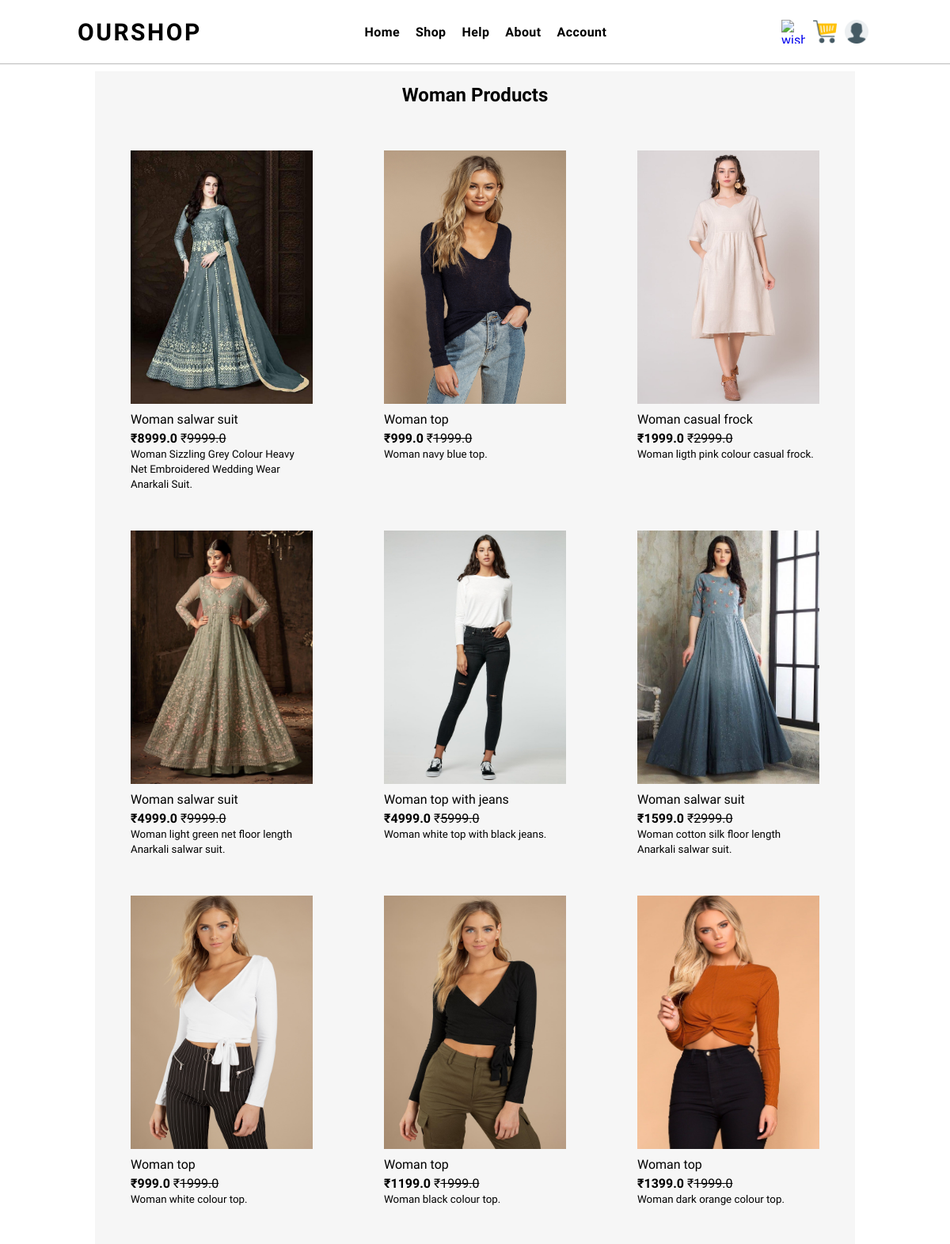
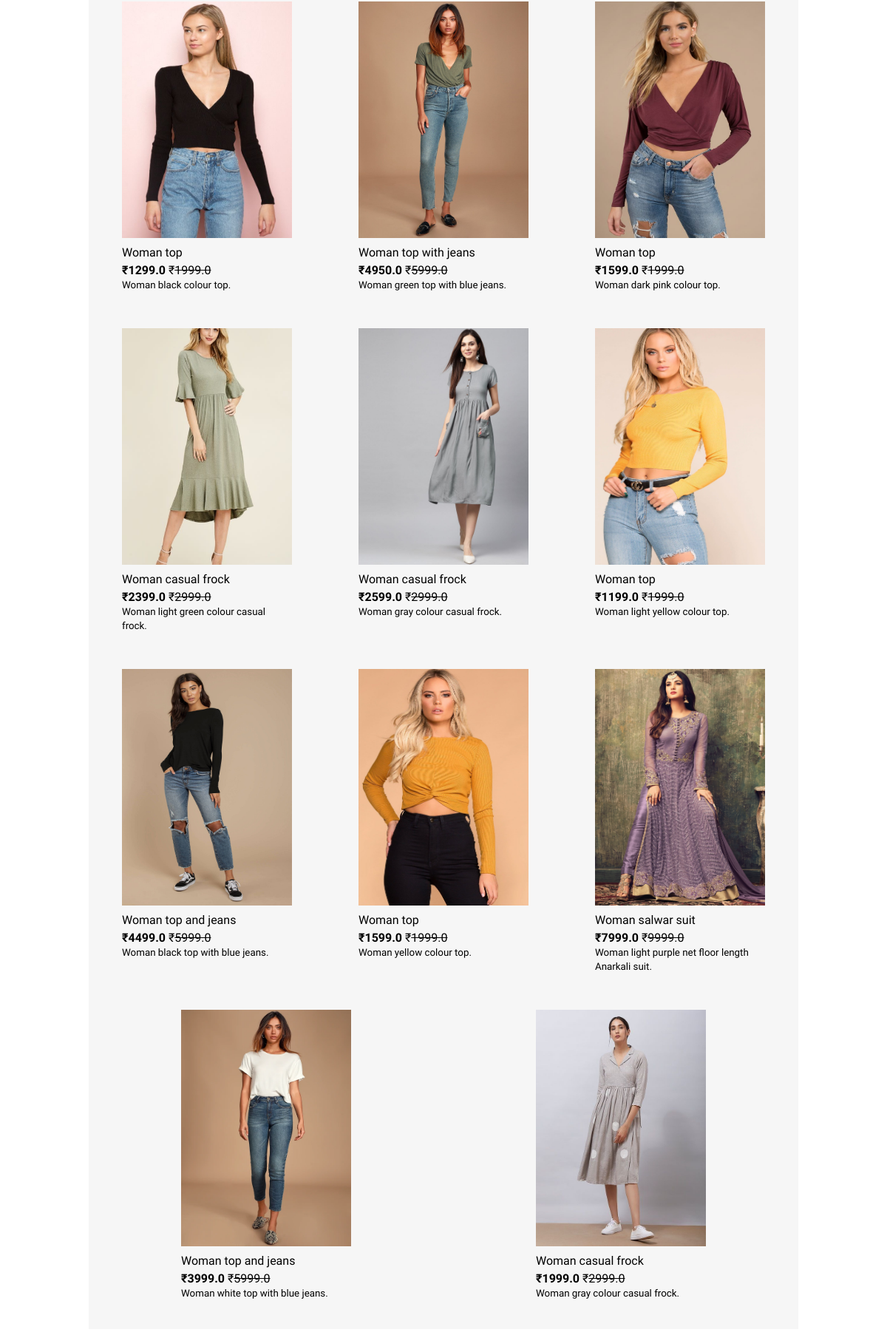
The app's page /womanshop/ (upper part) with its own data (2 pictures, top to bottom).
### apps/models.py (models this page shows, shortened)
class PRODUCT(models.Model):
    product_id = models.UUIDField(primary_key=True,default=uuid.uuid4,editable=False)
    product_name = models.CharField(max_length=20)
    original_price = models.FloatField()
    selling_price = models.FloatField()
    gender = models.CharField(max_length=10,choices=GENDER_CHOICE)
    categories = models.ForeignKey(CATEGORIES, on_delete=models.CASCADE)
    colour = models.ForeignKey(COLOUR, on_delete=models.CASCADE)
    brand = models.ForeignKey(BRAND, on_delete=models.CASCADE)
    product_image = models.ImageField(upload_to='products')
    product_desc = models.TextField()
    quantity = models.PositiveIntegerField(default=0)

### Ecommerce/views.py (the view)
# urls.py: path('womanshop/', views.womanshop, name='womanshop'),
def womanshop(request):
    woman = PRODUCT.objects.filter(gender='Woman')
    data = {'woman_products':woman}
    return render(request, "shop/woman.html",data)

### templates/shop/woman.html (shortened to what this page needs)
{% extends 'layout/base.html' %}
{% block main %}
{% load static %}
<div class="small-container">
    <h2 class="title">Woman Products</h2>
    <div class="row">
        {% for i in woman_products %}
        <div class="col-4">
            <div class="product-image">
                <a href="{% url 'spdpage' i.product_id %}"><img src="{{i.product_image.url}}" alt="image"
                        class="img100"></a>
            </div>
            <div style="display: flex; margin-top: 10px;">
                <h4 style="margin-right: 10px;">{{i.product_name}}</h4>
            </div>
            <div style="margin-top: 5px;">
                <b>₹{{i.selling_price}}</b> ₹<strike>{{i.original_price}}</strike> <br>
                <small>{{i.product_desc}}</small>
            </div>
        </div>
        {% endfor %}
    </div>
</div>
{% endblock %}

### static/css/main.css (style rules this page uses)
* { margin: 0; padding: 0; box-sizing: border-box; font-family: "Quantico", sans-serif; }
:root { --black--color: black; --white--color: white; }

### static/css/header.css (style rules this page uses)
:root { --black--color: black; --white--color: white; --green--color: #0AAD0A; --gray--color: gray; }
.img100 { width: 100%; height: 100%; }

### static/css/footer.css (style rules this page uses)
.row { display: flex; flex-wrap: wrap; justify-content: space-around; }

### static/css/shop.css (style rules this page uses)
.small-container { max-width: 100%; margin: 10px 10%; background-color: rgb(246,246,246); font-family: inter,sans-serif; }
.title { text-align: center; margin: 0 auto 30px; line-height: 60px; color: #000000; }
.col-4 { flex-basis: 25%; padding: 10px; margin-bottom: 30px; width: 250px; }
.product-image { width: 230px; height: 320px; }
.col-4 h4 { color: #000000; font-weight: normal; }

### records on screen
PRODUCT: product_image (picture), product_name "Woman salwar suit", selling_price "8999.0", original_price "9999.0", product_desc "Woman Sizzling Grey Colour Heavy Net Embroidered Wedding Wear Anarkali Suit."
PRODUCT: product_image (picture), product_name "Woman top", selling_price "999.0", original_price "1999.0", product_desc "Woman navy blue top."
PRODUCT: product_image (picture), product_name "Woman casual frock", selling_price "1999.0", original_price "2999.0", product_desc "Woman ligth pink colour casual frock."
PRODUCT: product_image (picture), product_name "Woman salwar suit", selling_price "4999.0", original_price "9999.0", product_desc "Woman light green net floor length Anarkali salwar suit."
PRODUCT: product_image (picture), product_name "Woman top with jeans", selling_price "4999.0", original_price "5999.0", product_desc "Woman white top with black jeans."
PRODUCT: product_image (picture), product_name "Woman salwar suit", selling_price "1599.0", original_price "2999.0", product_desc "Woman cotton silk floor length Anarkali salwar suit."
PRODUCT: product_image (picture), product_name "Woman top", selling_price "999.0", original_price "1999.0", product_desc "Woman white colour top."
PRODUCT: product_image (picture), product_name "Woman top", selling_price "1199.0", original_price "1999.0", product_desc "Woman black colour top."
PRODUCT: product_image (picture), product_name "Woman top", selling_price "1399.0", original_price "1999.0", product_desc "Woman dark orange colour top."
PRODUCT: product_image (picture), product_name "Woman top", selling_price "1299.0", original_price "1999.0", product_desc "Woman black colour top."
PRODUCT: product_image (picture), product_name "Woman top with jeans", selling_price "4950.0", original_price "5999.0", product_desc "Woman green top with blue jeans."
PRODUCT: product_image (picture), product_name "Woman top", selling_price "1599.0", original_price "1999.0", product_desc "Woman dark pink colour top."
PRODUCT: product_image (picture), product_name "Woman casual frock", selling_price "2399.0", original_price "2999.0", product_desc "Woman light green colour casual frock."
PRODUCT: product_image (picture), product_name "Woman casual frock", selling_price "2599.0", original_price "2999.0", product_desc "Woman gray colour casual frock."
PRODUCT: product_image (picture), product_name "Woman top", selling_price "1199.0", original_price "1999.0", product_desc "Woman light yellow colour top."
PRODUCT: product_image (picture), product_name "Woman top and jeans", selling_price "4499.0", original_price "5999.0", product_desc "Woman black top with blue jeans."
PRODUCT: product_image (picture), product_name "Woman top", selling_price "1599.0", original_price "1999.0", product_desc "Woman yellow colour top."
PRODUCT: product_image (picture), product_name "Woman salwar suit", selling_price "7999.0", original_price "9999.0", product_desc "Woman light purple net floor length Anarkali suit."
PRODUCT: product_image (picture), product_name "Woman top and jeans", selling_price "3999.0", original_price "5999.0", product_desc "Woman white top with blue jeans."
PRODUCT: product_image (picture), product_name "Woman casual frock", selling_price "1999.0", original_price "2999.0", product_desc "Woman gray colour casual frock."
